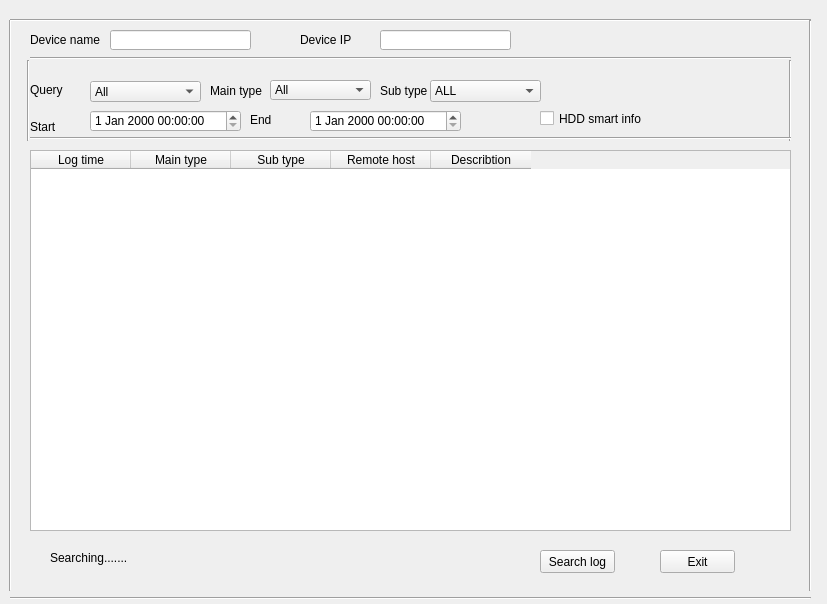
<?xml version="1.0" encoding="UTF-8"?>
<ui version="4.0">
 <class>LogSearchClass</class>
 <widget class="QWidget" name="LogSearchClass">
  <property name="geometry">
   <rect>
    <x>0</x>
    <y>0</y>
    <width>827</width>
    <height>604</height>
   </rect>
  </property>
  <property name="windowTitle">
   <string>LogSearch</string>
  </property>
  <widget class="Line" name="line_10">
   <property name="geometry">
    <rect>
     <x>0</x>
     <y>20</y>
     <width>20</width>
     <height>571</height>
    </rect>
   </property>
   <property name="orientation">
    <enum>Qt::Vertical</enum>
   </property>
  </widget>
  <widget class="QLabel" name="label_deviceIP">
   <property name="geometry">
    <rect>
     <x>300</x>
     <y>30</y>
     <width>71</width>
     <height>20</height>
    </rect>
   </property>
   <property name="text">
    <string>Device IP</string>
   </property>
  </widget>
  <widget class="QLineEdit" name="lineEdit_nodename">
   <property name="geometry">
    <rect>
     <x>110</x>
     <y>30</y>
     <width>141</width>
     <height>20</height>
    </rect>
   </property>
  </widget>
  <widget class="Line" name="line_9">
   <property name="geometry">
    <rect>
     <x>10</x>
     <y>10</y>
     <width>801</width>
     <height>20</height>
    </rect>
   </property>
   <property name="orientation">
    <enum>Qt::Horizontal</enum>
   </property>
  </widget>
  <widget class="QLabel" name="label_nodename">
   <property name="geometry">
    <rect>
     <x>30</x>
     <y>30</y>
     <width>81</width>
     <height>20</height>
    </rect>
   </property>
   <property name="text">
    <string>Device name</string>
   </property>
  </widget>
  <widget class="Line" name="line_11">
   <property name="geometry">
    <rect>
     <x>800</x>
     <y>20</y>
     <width>20</width>
     <height>571</height>
    </rect>
   </property>
   <property name="orientation">
    <enum>Qt::Vertical</enum>
   </property>
  </widget>
  <widget class="QLineEdit" name="lineEdit_deviceIP">
   <property name="geometry">
    <rect>
     <x>380</x>
     <y>30</y>
     <width>131</width>
     <height>20</height>
    </rect>
   </property>
  </widget>
  <widget class="Line" name="line_12">
   <property name="geometry">
    <rect>
     <x>10</x>
     <y>590</y>
     <width>801</width>
     <height>16</height>
    </rect>
   </property>
   <property name="orientation">
    <enum>Qt::Horizontal</enum>
   </property>
  </widget>
  <widget class="Line" name="line">
   <property name="geometry">
    <rect>
     <x>20</x>
     <y>60</y>
     <width>16</width>
     <height>81</height>
    </rect>
   </property>
   <property name="orientation">
    <enum>Qt::Vertical</enum>
   </property>
  </widget>
  <widget class="Line" name="line_2">
   <property name="geometry">
    <rect>
     <x>780</x>
     <y>60</y>
     <width>20</width>
     <height>81</height>
    </rect>
   </property>
   <property name="orientation">
    <enum>Qt::Vertical</enum>
   </property>
  </widget>
  <widget class="Line" name="line_3">
   <property name="geometry">
    <rect>
     <x>30</x>
     <y>50</y>
     <width>761</width>
     <height>16</height>
    </rect>
   </property>
   <property name="orientation">
    <enum>Qt::Horizontal</enum>
   </property>
  </widget>
  <widget class="Line" name="line_4">
   <property name="geometry">
    <rect>
     <x>30</x>
     <y>130</y>
     <width>761</width>
     <height>16</height>
    </rect>
   </property>
   <property name="orientation">
    <enum>Qt::Horizontal</enum>
   </property>
  </widget>
  <widget class="QComboBox" name="comboBox_logtype">
   <property name="geometry">
    <rect>
     <x>90</x>
     <y>81</y>
     <width>111</width>
     <height>21</height>
    </rect>
   </property>
   <item>
    <property name="text">
     <string>All</string>
    </property>
   </item>
   <item>
    <property name="text">
     <string>By type</string>
    </property>
   </item>
   <item>
    <property name="text">
     <string>By time</string>
    </property>
   </item>
   <item>
    <property name="text">
     <string>By type and name</string>
    </property>
   </item>
  </widget>
  <widget class="QComboBox" name="comboBox_maintype">
   <property name="geometry">
    <rect>
     <x>270</x>
     <y>80</y>
     <width>101</width>
     <height>20</height>
    </rect>
   </property>
   <item>
    <property name="text">
     <string>All</string>
    </property>
   </item>
   <item>
    <property name="text">
     <string>Alarm</string>
    </property>
   </item>
   <item>
    <property name="text">
     <string>Abnormal</string>
    </property>
   </item>
   <item>
    <property name="text">
     <string>Operation</string>
    </property>
   </item>
   <item>
    <property name="text">
     <string>Information</string>
    </property>
   </item>
  </widget>
  <widget class="QComboBox" name="comboBox_subtype">
   <property name="geometry">
    <rect>
     <x>430</x>
     <y>80</y>
     <width>111</width>
     <height>22</height>
    </rect>
   </property>
   <item>
    <property name="text">
     <string>ALL</string>
    </property>
   </item>
   <item>
    <property name="text">
     <string>MINOR_ALARM_IN</string>
    </property>
   </item>
   <item>
    <property name="text">
     <string>MINOR_ALARM_OUT</string>
    </property>
   </item>
   <item>
    <property name="text">
     <string>MINOR_MOTDET_START</string>
    </property>
   </item>
   <item>
    <property name="text">
     <string>MINOR_MOTDET_STOP</string>
    </property>
   </item>
   <item>
    <property name="text">
     <string>MINOR_HIDE_ALARM_START</string>
    </property>
   </item>
   <item>
    <property name="text">
     <string>MINOR_HIDE_ALARM_STOP</string>
    </property>
   </item>
   <item>
    <property name="text">
     <string>MINOR_VCA_ALARM_START</string>
    </property>
   </item>
   <item>
    <property name="text">
     <string>MINOR_VCA_ALARM_STOP</string>
    </property>
   </item>
   <item>
    <property name="text">
     <string>---Excp-------</string>
    </property>
   </item>
   <item>
    <property name="text">
     <string>MINOR_VI_LOST</string>
    </property>
   </item>
   <item>
    <property name="text">
     <string>MINOR_ILLEGAL_ACCESS</string>
    </property>
   </item>
   <item>
    <property name="text">
     <string>MINOR_HD_FULL</string>
    </property>
   </item>
   <item>
    <property name="text">
     <string>MINOR_HD_ERROR</string>
    </property>
   </item>
   <item>
    <property name="text">
     <string>MINOR_DCD_LOST</string>
    </property>
   </item>
   <item>
    <property name="text">
     <string>MINOR_IP_CONFLICT</string>
    </property>
   </item>
   <item>
    <property name="text">
     <string>MINOR_NET_BROKEN</string>
    </property>
   </item>
   <item>
    <property name="text">
     <string>MINOR_REC_ERROR</string>
    </property>
   </item>
   <item>
    <property name="text">
     <string>MINOR_IPC_NO_LINK</string>
    </property>
   </item>
   <item>
    <property name="text">
     <string>MINOR_VI_EXCEPTION</string>
    </property>
   </item>
   <item>
    <property name="text">
     <string>MINOR_IPC_IP_CONFLICT</string>
    </property>
   </item>
   <item>
    <property name="text">
     <string>----Oper-----</string>
    </property>
   </item>
   <item>
    <property name="text">
     <string>MINOR_START_DVR</string>
    </property>
   </item>
   <item>
    <property name="text">
     <string>MINOR_STOP_DVR</string>
    </property>
   </item>
   <item>
    <property name="text">
     <string>MINOR_STOP_ABNORMAL</string>
    </property>
   </item>
   <item>
    <property name="text">
     <string>MINOR_REBOOT_DVR</string>
    </property>
   </item>
   <item>
    <property name="text">
     <string>MINOR_LOCAL_LOGIN</string>
    </property>
   </item>
   <item>
    <property name="text">
     <string>MINOR_LOCAL_LOGOUT</string>
    </property>
   </item>
   <item>
    <property name="text">
     <string>MINOR_LOCAL_CFG_PARM</string>
    </property>
   </item>
   <item>
    <property name="text">
     <string>MINOR_LOCAL_PLAYBYFILE</string>
    </property>
   </item>
   <item>
    <property name="text">
     <string>MINOR_LOCAL_PLAYBYTIME</string>
    </property>
   </item>
   <item>
    <property name="text">
     <string>MINOR_LOCAL_START_REC</string>
    </property>
   </item>
   <item>
    <property name="text">
     <string>MINOR_LOCAL_STOP_REC</string>
    </property>
   </item>
   <item>
    <property name="text">
     <string>MINOR_LOCAL_PTZCTRL</string>
    </property>
   </item>
   <item>
    <property name="text">
     <string>MINOR_LOCAL_PREVIEW</string>
    </property>
   </item>
   <item>
    <property name="text">
     <string>MINOR_LOCAL_MODIFY_TIME</string>
    </property>
   </item>
   <item>
    <property name="text">
     <string>MINOR_LOCAL_UPGRADE</string>
    </property>
   </item>
   <item>
    <property name="text">
     <string>MINOR_LOCAL_RECFILE_OUTPUT</string>
    </property>
   </item>
   <item>
    <property name="text">
     <string>MINOR_LOCAL_FORMAT_HDD</string>
    </property>
   </item>
   <item>
    <property name="text">
     <string>MINOR_LOCAL_CFGFILE_OUTPUT</string>
    </property>
   </item>
   <item>
    <property name="text">
     <string>MINOR_LOCAL_CFGFILE_INPUT</string>
    </property>
   </item>
   <item>
    <property name="text">
     <string>----MINOR_LOCAL_COPYFILE</string>
    </property>
   </item>
   <item>
    <property name="text">
     <string>MINOR_LOCAL_LOCKFILE</string>
    </property>
   </item>
   <item>
    <property name="text">
     <string>MINOR_LOCAL_UNLOCKFILE</string>
    </property>
   </item>
   <item>
    <property name="text">
     <string>MINOR_LOCAL_DVR_ALARM</string>
    </property>
   </item>
   <item>
    <property name="text">
     <string>MINOR_IPC_ADD</string>
    </property>
   </item>
   <item>
    <property name="text">
     <string>MINOR_IPC_DEL</string>
    </property>
   </item>
   <item>
    <property name="text">
     <string>MINOR_IPC_SET</string>
    </property>
   </item>
   <item>
    <property name="text">
     <string>MINOR_LOCAL_START_BACKUP</string>
    </property>
   </item>
   <item>
    <property name="text">
     <string>MINOR_LOCAL_STOP_BACKUP</string>
    </property>
   </item>
   <item>
    <property name="text">
     <string>MINOR_LOCAL_COPYFILE_START_TIME</string>
    </property>
   </item>
   <item>
    <property name="text">
     <string>MINOR_LOCAL_COPYFILE_END_TIME</string>
    </property>
   </item>
   <item>
    <property name="text">
     <string>MINOR_LOCAL_ADD_NAS</string>
    </property>
   </item>
   <item>
    <property name="text">
     <string>MINOR_LOCAL_DEL_NAS</string>
    </property>
   </item>
   <item>
    <property name="text">
     <string>MINOR_LOCAL_SET_NAS</string>
    </property>
   </item>
   <item>
    <property name="text">
     <string>MINOR_REMOTE_LOGIN</string>
    </property>
   </item>
   <item>
    <property name="text">
     <string>MINOR_REMOTE_LOGOUT</string>
    </property>
   </item>
   <item>
    <property name="text">
     <string>MINOR_REMOTE_START_REC</string>
    </property>
   </item>
   <item>
    <property name="text">
     <string>MINOR_REMOTE_STOP_REC</string>
    </property>
   </item>
   <item>
    <property name="text">
     <string>MINOR_START_TRANS_CHAN</string>
    </property>
   </item>
   <item>
    <property name="text">
     <string>MINOR_STOP_TRANS_CHAN</string>
    </property>
   </item>
   <item>
    <property name="text">
     <string>MINOR_REMOTE_GET_PARM</string>
    </property>
   </item>
   <item>
    <property name="text">
     <string>MINOR_REMOTE_CFG_PARM</string>
    </property>
   </item>
   <item>
    <property name="text">
     <string>MINOR_REMOTE_GET_STATUS</string>
    </property>
   </item>
   <item>
    <property name="text">
     <string>MINOR_REMOTE_ARM</string>
    </property>
   </item>
   <item>
    <property name="text">
     <string>MINOR_REMOTE_DISARM</string>
    </property>
   </item>
   <item>
    <property name="text">
     <string>MINOR_REMOTE_REBOOT</string>
    </property>
   </item>
   <item>
    <property name="text">
     <string>MINOR_START_VT</string>
    </property>
   </item>
   <item>
    <property name="text">
     <string>MINOR_STOP_VT</string>
    </property>
   </item>
   <item>
    <property name="text">
     <string>MINOR_REMOTE_UPGRADE</string>
    </property>
   </item>
   <item>
    <property name="text">
     <string>MINOR_REMOTE_PLAYBYFILE</string>
    </property>
   </item>
   <item>
    <property name="text">
     <string>MINOR_REMOTE_PLAYBYTIME</string>
    </property>
   </item>
   <item>
    <property name="text">
     <string>MINOR_REMOTE_PTZCTRL</string>
    </property>
   </item>
   <item>
    <property name="text">
     <string>MINOR_REMOTE_FORMAT_HDD</string>
    </property>
   </item>
   <item>
    <property name="text">
     <string>MINOR_REMOTE_STOP</string>
    </property>
   </item>
   <item>
    <property name="text">
     <string>MINOR_REMOTE_LOCKFILE</string>
    </property>
   </item>
   <item>
    <property name="text">
     <string>MINOR_REMOTE_UNLOCKFILE</string>
    </property>
   </item>
   <item>
    <property name="text">
     <string>MINOR_REMOTE_CFGFILE_OUTPUT</string>
    </property>
   </item>
   <item>
    <property name="text">
     <string>MINOR_REMOTE_CFGFILE_INTPUT</string>
    </property>
   </item>
   <item>
    <property name="text">
     <string>MINOR_REMOTE_RECFILE_OUTPUT</string>
    </property>
   </item>
   <item>
    <property name="text">
     <string>MINOR_REMOTE_IPC_ADD</string>
    </property>
   </item>
   <item>
    <property name="text">
     <string>MINOR_REMOTE_IPC_DEL</string>
    </property>
   </item>
   <item>
    <property name="text">
     <string>MINOR_REMOTE_IPC_SET</string>
    </property>
   </item>
   <item>
    <property name="text">
     <string>MINOR_REBOOT_VCA_LIB</string>
    </property>
   </item>
   <item>
    <property name="text">
     <string>MINOR_REMOTE_ADD_NAS</string>
    </property>
   </item>
   <item>
    <property name="text">
     <string>MINOR_REMOTE_DEL_NAS</string>
    </property>
   </item>
   <item>
    <property name="text">
     <string>MINOR_REMOTE_SET_NAS</string>
    </property>
   </item>
   <item>
    <property name="text">
     <string>-----Info----</string>
    </property>
   </item>
   <item>
    <property name="text">
     <string>MINOR_HDD_INFO</string>
    </property>
   </item>
   <item>
    <property name="text">
     <string>MINOR_SMART_INFO</string>
    </property>
   </item>
   <item>
    <property name="text">
     <string>MINOR_REC_START</string>
    </property>
   </item>
   <item>
    <property name="text">
     <string>MINOR_REC_STOP</string>
    </property>
   </item>
   <item>
    <property name="text">
     <string>MINOR_REC_OVERDUE</string>
    </property>
   </item>
   <item>
    <property name="text">
     <string>MINOR_LINK_START</string>
    </property>
   </item>
   <item>
    <property name="text">
     <string>MINOR_LINK_STOP</string>
    </property>
   </item>
   <item>
    <property name="text">
     <string>MINOR_NET_DISK_INFO</string>
    </property>
   </item>
  </widget>
  <widget class="QLabel" name="label">
   <property name="geometry">
    <rect>
     <x>30</x>
     <y>80</y>
     <width>61</width>
     <height>20</height>
    </rect>
   </property>
   <property name="text">
    <string>Query</string>
   </property>
  </widget>
  <widget class="QLabel" name="label_2">
   <property name="geometry">
    <rect>
     <x>210</x>
     <y>80</y>
     <width>61</width>
     <height>21</height>
    </rect>
   </property>
   <property name="text">
    <string>Main type</string>
   </property>
  </widget>
  <widget class="QLabel" name="label_3">
   <property name="geometry">
    <rect>
     <x>380</x>
     <y>81</y>
     <width>51</width>
     <height>20</height>
    </rect>
   </property>
   <property name="text">
    <string>Sub type</string>
   </property>
  </widget>
  <widget class="QLabel" name="label_4">
   <property name="geometry">
    <rect>
     <x>30</x>
     <y>120</y>
     <width>54</width>
     <height>13</height>
    </rect>
   </property>
   <property name="text">
    <string>Start</string>
   </property>
  </widget>
  <widget class="QLabel" name="label_5">
   <property name="geometry">
    <rect>
     <x>250</x>
     <y>110</y>
     <width>54</width>
     <height>20</height>
    </rect>
   </property>
   <property name="text">
    <string>End</string>
   </property>
  </widget>
  <widget class="QCheckBox" name="checkBox_smart">
   <property name="geometry">
    <rect>
     <x>540</x>
     <y>110</y>
     <width>111</width>
     <height>17</height>
    </rect>
   </property>
   <property name="text">
    <string>HDD smart info</string>
   </property>
  </widget>
  <widget class="QTableWidget" name="logtableWidget">
   <property name="geometry">
    <rect>
     <x>30</x>
     <y>150</y>
     <width>761</width>
     <height>381</height>
    </rect>
   </property>
   <column>
    <property name="text">
     <string>Log time</string>
    </property>
   </column>
   <column>
    <property name="text">
     <string>Main type</string>
    </property>
   </column>
   <column>
    <property name="text">
     <string>Sub type</string>
    </property>
   </column>
   <column>
    <property name="text">
     <string>Remote host</string>
    </property>
   </column>
   <column>
    <property name="text">
     <string>Describtion</string>
    </property>
   </column>
  </widget>
  <widget class="QPushButton" name="pushButton_searchlog">
   <property name="geometry">
    <rect>
     <x>540</x>
     <y>550</y>
     <width>75</width>
     <height>23</height>
    </rect>
   </property>
   <property name="text">
    <string>Search log</string>
   </property>
  </widget>
  <widget class="QPushButton" name="pushButton_exit">
   <property name="geometry">
    <rect>
     <x>660</x>
     <y>550</y>
     <width>75</width>
     <height>23</height>
    </rect>
   </property>
   <property name="text">
    <string>Exit</string>
   </property>
  </widget>
  <widget class="QLabel" name="label_6">
   <property name="geometry">
    <rect>
     <x>50</x>
     <y>550</y>
     <width>141</width>
     <height>16</height>
    </rect>
   </property>
   <property name="text">
    <string>Searching.......</string>
   </property>
  </widget>
  <widget class="QDateTimeEdit" name="dateTimeEdit_start">
   <property name="geometry">
    <rect>
     <x>90</x>
     <y>110</y>
     <width>151</width>
     <height>22</height>
    </rect>
   </property>
  </widget>
  <widget class="QDateTimeEdit" name="dateTimeEdit_stop">
   <property name="geometry">
    <rect>
     <x>310</x>
     <y>110</y>
     <width>151</width>
     <height>22</height>
    </rect>
   </property>
  </widget>
 </widget>
 <layoutdefault spacing="6" margin="11"/>
 <resources/>
 <connections/>
</ui>
